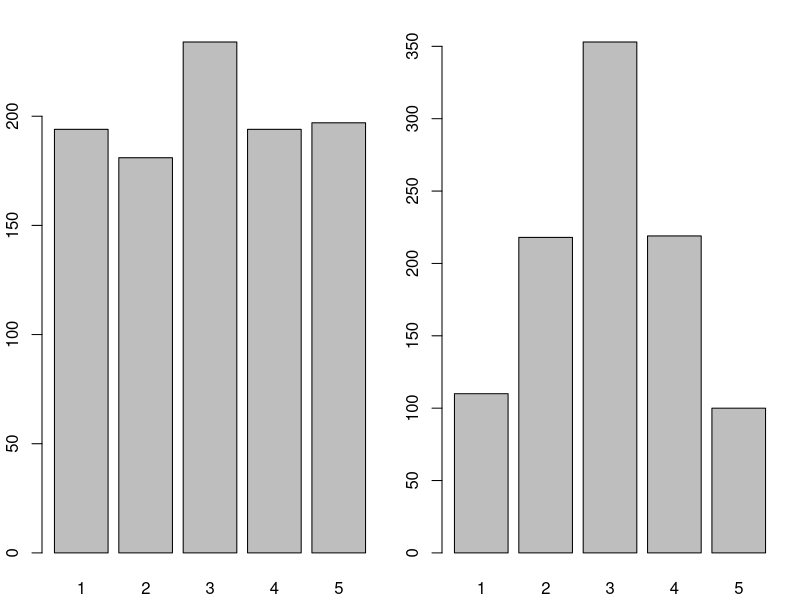
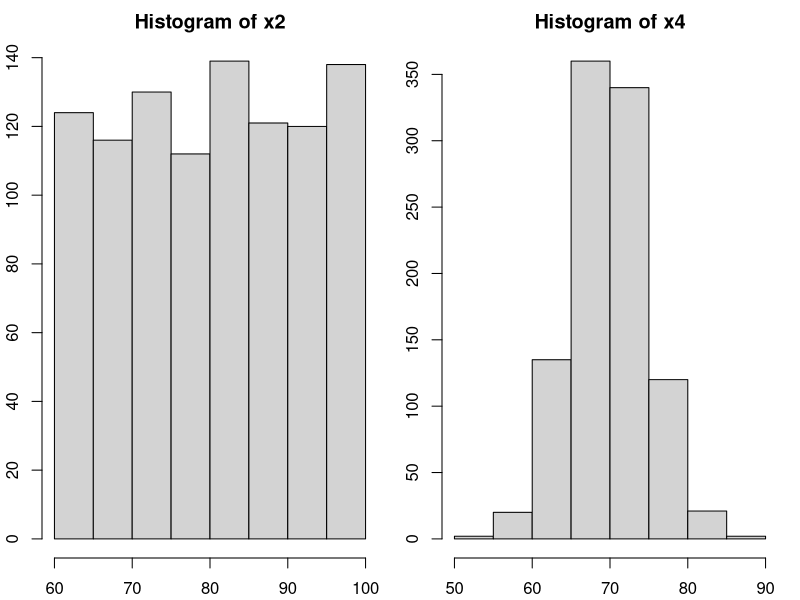

Recreate these plots in R, in order.

# R Program for Generating Data.

# Simple sequences.

1:10
seq(from=1,to=10,by=1)
seq(from=5,to=50,by=5)
seq(5,50,5)

# Generating our ID variable
id <- 1:8
id

# gl function Generates Levels.

gl(n=2,k=1,length=8)
gl(n=2,k=4,length=8)

#Adding labels.

workshop <- gl(n=2,k=1,length=8,label=c("R","SAS"))
workshop

gender <- gl( n=2,k=4,length=8, label=c("f","m") )
gender

# The rep function.
# R Program for Generating Data.

# Simple sequences.

1:10
seq(from=1,to=10,by=1)
seq(from=5,to=50,by=5)
seq(5,50,5)

# Generating our ID variable
id <- 1:8
id

# gl function Generates Levels.

gl(n=2,k=1,length=8)
gl(n=2,k=5,length=8)

#Adding labels.

workshop <- gl(n=2,k=1,length=8,label=c("R","SAS"))
workshop

gender <- gl( n=2,k=4,length=8, label=c("f","m") )
gender

# Generating uniformly distributed Likert data

myValues <- c(1, 2, 3, 4, 5)
set.seed(1234)
# R Program for Generating Data.

# Simple sequences.

1:10
seq(from=1, to=10, by=1)
seq(from=5, to=50, by=5)
seq(5, 50, 5)

# Generating our ID variable
id <- 1:8
id

# gl function Generates Levels.

gl(n=2,k=1,length=8)
gl(n=2,k=5,length=8)

#Adding labels.

workshop <- gl(n=2,k=1,length=8,label=c("R","SAS"))
workshop

gender <- gl( n=2,k=4,length=8, label=c("f","m") )
gender

# Generating repetitious Patterns (Not Factors).

gender <- rep(1:2, each=4, times=1)
gender

workshop <- rep(1:2, each=1, times=4)
workshop

myZeros <- rep(0, each=8)
myZeros

# Generating uniformly distributed Likert data

myValues <- c(1, 2, 3, 4, 5)
set.seed(1234)
q1 <- sample( myValues, size=1000, replace = TRUE)
mean(q1)
sd(q1)

# Generating normally distributed Likert data

myValues <- c(1, 2, 2, 3, 3, 3, 4, 4, 5)
set.seed(1234)
q2 <- sample( myValues , size=1000, replace = TRUE)
mean(q2)
sd(q2)

# Plot details in Traditional Graphics chapter.
par( mar=c(2, 2, 2, 1)+0.1 ) 
par( mfrow=c(1, 2) )
barplot( table(q1) )
barplot( table(q2) )
# par( mfrow=c(1, 1) ) #Sets back to 1 plot per page.
# par( mar=c(5, 4, 4, 2)+0.1 )

# Two Likert scales with mean difference
set.seed(1234)
q1 <- sample( c(1, 2, 2, 3), size=8, replace = TRUE)
mean(q1)

set.seed(1234)
q2 <- sample( c(3, 4, 4, 5), size=8, replace = TRUE)
mean(q2)

# Generating continuous data 

# From uniform distribution.
# mean=0.5
set.seed(1234)
x1 <- runif(n=1000)
mean(x1)
sd(x1)

# From a uniform distribution
# between 60 and 100
set.seed(1234)
x2 <- runif(n=1000, min=60, max=100)
mean(x2)
sd(x2)

# From a normal distribution.

set.seed(1234)
x3 <- rnorm(n=1000)
mean(x3)
sd(x3)

set.seed(1234)
x4 <- rnorm(n=1000, mean=70, sd=5)
mean(x4)
sd(x4)

# Plot details are in Traditional Graphics chapter.
par( mar=c(2,2,2,1)+0.1 ) 
par( mfrow=c(1,2) )
hist(x2)
hist(x4)
# par( mfrow=c(1,1) ) #Sets back to 1 plot per page.
# par( mar=c(5,4,4,2)+0.1 ) 

# Generating a Data Frame.

id <- 1:8
workshop <- gl( n=2, k=1, 
  length=8, label=c("R","SAS") )
gender <-   gl( n=2, k=4, 
  length=8, label=c("f","m")   )
q1 <- sample( c(1, 2, 2, 3), 8, replace = TRUE)
q2 <- sample( c(3, 4, 4, 5), 8, replace = TRUE)
q3 <- sample( c(1, 2, 2, 3), 8, replace = TRUE)
q4 <- sample( c(3, 4, 4, 5), 8, replace = TRUE)
pretest   <- rnorm( n=8, mean=70, sd=5) 
posttest  <- rnorm( n=8, mean=80, sd=5)

myGenerated <- data.frame(id, gender, workshop,
  q1, q2, q3, q4, pretest, posttest)
myGenerated
